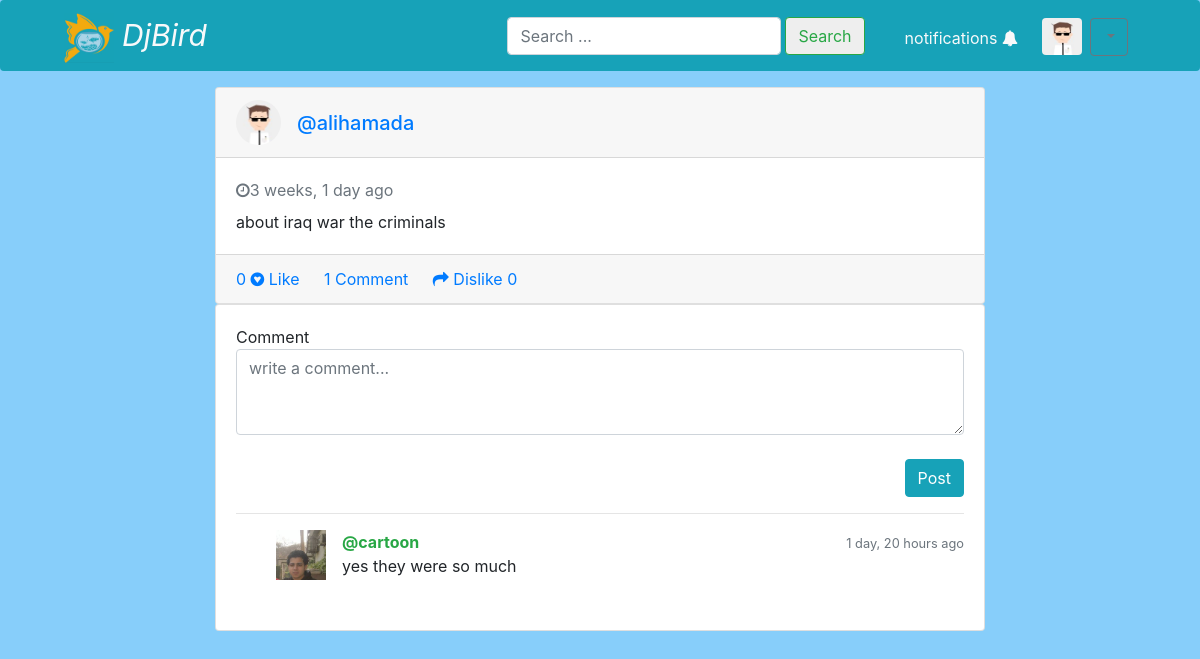
The page /tweets/single_tweet/3 on the database its author committed.
### tweets/models.py (models this page shows, shortened)
class tweet(models.Model):
    text= models.CharField(max_length=250)
    created=models.DateTimeField(auto_now_add=True)
    user=models.ForeignKey(User,on_delete=models.CASCADE,null=True,related_name='tweets')
    slug=models.SlugField(null=True)
    likes=models.ManyToManyField(User,related_name='liked_tweets')
    dislikes=models.ManyToManyField(User,related_name='disliked_tweets')
    def get_absolute_url(self):
        return reverse('single_tweet',kwargs={'id':self.id})

class comment(models.Model):
    user=models.ForeignKey(User,on_delete=models.CASCADE,null=True,blank=True)
    text=models.TextField(null=True)
    created=models.DateTimeField(auto_now_add=True)
    associated_tweet=models.ForeignKey(tweet,on_delete=models.CASCADE,null=True,related_name='comments')

### account/models.py (models this page shows, shortened)
class profile(models.Model):
    user = models.OneToOneField(User,on_delete=models.CASCADE)
    image=models.ImageField(upload_to='images/')

### tweets/views.py (the view)
# urls.py: path('single_tweet/<int:id>', views.single_tweet,name='single_tweet'),
def single_tweet(request,id):
    mytweet=tweet.objects.get(id=id)
    return render(request,"tweets/single_tweet.html",{'mytweet':mytweet})

### templates/tweets/single_tweet.html (shortened to what this page needs)
{%extends 'base.html'%}
{%load static%}
{%load humanize%}
{%block content%}
<div class="container-fluid gedf-wrapper mt-3">
    <div class="row">
        <div class="col-md-8 gedf-main offset-2">
            <div class="card gedf-card">
                <div class="card-header">
                    <div class="d-flex justify-content-between align-items-center">
                        <div class="d-flex justify-content-between align-items-center">
                            <div class="mr-2">
                              {%if mytweet.user.profile.image%}
                                <img class="rounded-circle" width="45" src="{{mytweet.user.profile.image.url}}" alt="">
                                {%else%}
                                <img class="rounded-circle" width="45" src="{%static 'default.jpg'%}" alt="">
                              {%endif%}
                              </div>
                            <div class="ml-2">
                                <div class="h5 m-0"><a style="text-decoration: none;" href="{%url 'account:profile' mytweet.user.username%}">@{{mytweet.user.username}}</a></div>
                            </div>
                        </div>
                    </div>
                </div>
                <a class="card-link"  href={{mytweet.get_absolute_url}}>
                    <div class="card-body">
                        <div class="text-muted h7 mb-2"> <i class="fa fa-clock-o"></i>{{mytweet.created|naturaltime}}</div>
                    </a>
                            {{mytweet.text|urlizetrunc:40}}
                </div>
                <div class="card-footer">
                    {%if request.user not in mytweet.likes.all %}
                   <a href="" data-toggle="modal" data-target="#myModal"> {{mytweet.likes.all|length}} </a> <a href="{%url 'tweet_like' mytweet.id %}"  class="card-link"><i class="fa fa-gittip"></i> Like</a>
                    {%else%}
                    <a href="" data-toggle="modal" data-target="#myModal"> {{mytweet.likes.all|length}} </a><a  class="card-link"><i class="fa fa-gittip"></i>  Liked</a>
                    {%endif%}
                    <a href="" role="button" aria-expanded="false" aria-controls="collapseExample" class="card-link"  data-toggle="collapse"<i class="fa fa-comment"></i>{{mytweet.comments.all|length}} Comment</a>
                    {%if request.user not in mytweet.dislikes.all %}
                    <a href="{%url 'tweet_dislike' mytweet.id%}" class="card-link"><i class="fa fa-mail-forward"></i> Dislike</a> <a href="" data-toggle="modal" data-target="#disModal"> {{mytweet.dislikes.all|length}}</a>
                    {%else%}
                     <a class="card-link"><i class="fa fa-mail-forward"></i><a href="">  Disliked</a> <a href="" data-toggle="modal" data-target="#disModal" > {{mytweet.dislikes.all|length}}</a>
                    {%endif%}
                </div>
            </div>
        </div>
    </div>
<link rel="stylesheet" href="{%static 'single_tweet.css' %}">
<div class="container-fluid gedf-wrapper ">
    <div class="row">
        <div class="col-md-8 gedf-main offset-2">
<div class="">
    <div class="card card-body">
        <div class="row bootstrap snippets">
            <div class="col-md-12 col-md-offset-2 col-sm-12">
                <div class="comment-wrapper">
                    <div class="panel panel-info">
                        <div class="panel-heading">
                            Comment
                        </div>
                        <div class="panel-body">
                            <form action="{%url 'tweet_comment'%}" method="POST" >
                            <textarea class="form-control" name="text" placeholder="write a comment..." rows="3"></textarea>
                            <br>
                            <button type="submit" name="tweet_id" value={{mytweet.id}} class="btn btn-info pull-right">Post</button>
                        </form>
                            <div class="clearfix"></div>
                            <hr>
                            <ul class="media-list">
                                  {%for comment in mytweet.comments.all reversed%}
                                <li class="media">
                                    {%if comment.user.profile.image %}
                                    <a href="{%url 'account:profile' comment.user.username%}" class="pull-left">
                                        <img src="{{comment.user.profile.image.url}}" alt="" height="50" width="50" class="img-circle">
                                    </a>
                                    {%else%}
                                    <a href="{%url 'account:profile' comment.user.username%}"  class="pull-left">
                                        <img src="{%static 'default.jpg'%}" alt="" height="50" class="img-circle">
                                    </a>
                                    {%endif%}
                                    <div class="media-body">
                                        <span class="text-muted pull-right">
                                            <small class="text-muted">{{comment.created|naturaltime}}</small>
                                        </span>
                                        <a href="{%url 'account:profile' comment.user.username%}" style="text-decoration: none;"><strong class="text-success ml-3">@{{comment.user.username}}</strong></a>
                                        <p class="ml-3">
                                            {{comment.text}}
                                        </p>
                                    </div>
                                </li>
                                {%endfor%}
                            </ul>
                        </div>
                    </div>
                </div>
            </div>
        </div>
 </div>
  </div>
  </div>
  </div>
  </div>
{%endblock%}

### rows shown on the page
tweet: user.username "alihamada", created "3 weeks, 1 day ago", text "about iraq war the criminals", likes.all|length "0", comments.all|length "1", dislikes.all|length "0"
comment: user.profile.image (picture), created "1 day, 20 hours ago", user.username "cartoon", text "yes they were so much"
